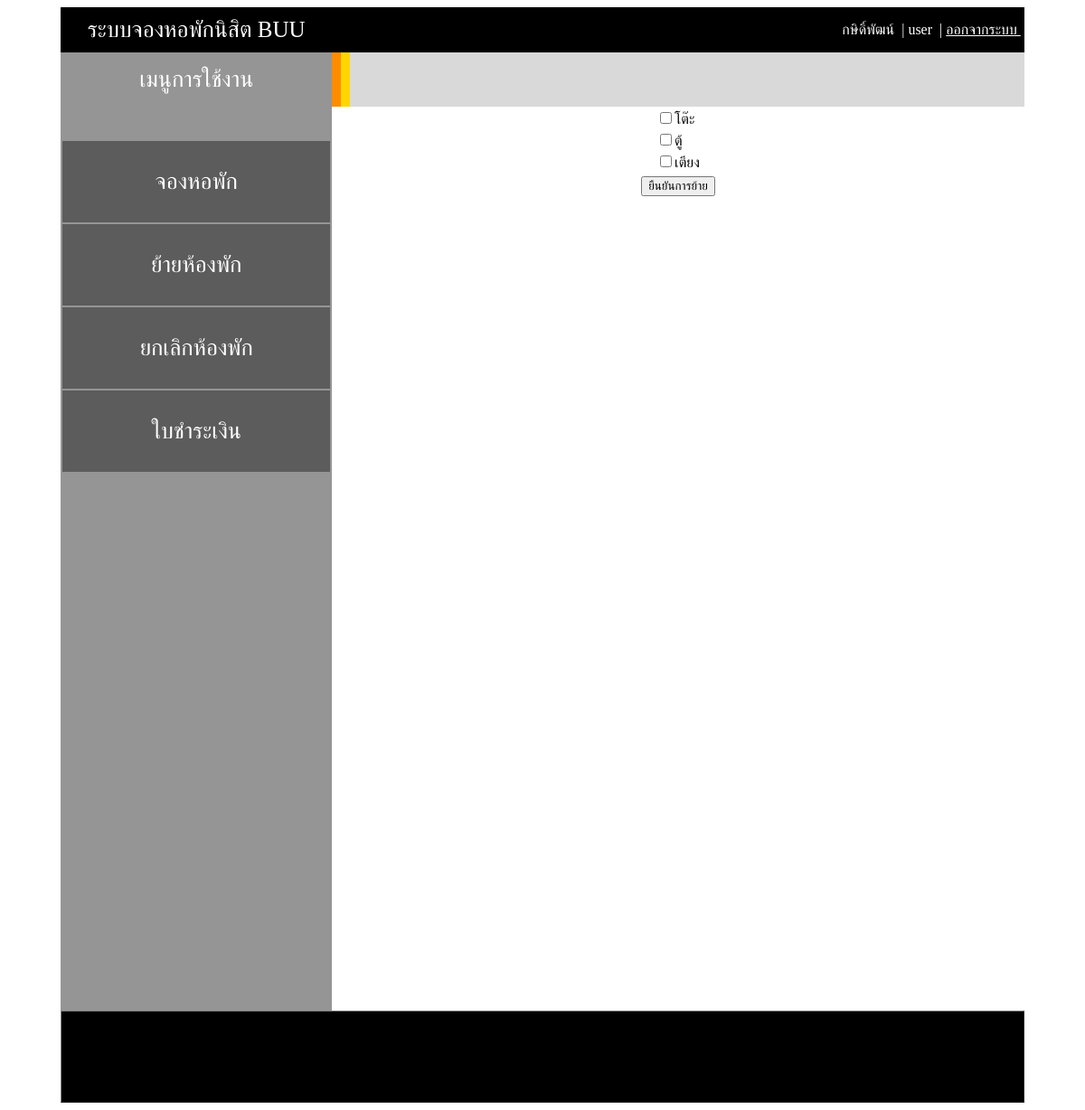
Screenshot of /changein2.php (signed in) with the database file from the repository.
### tables this page shows
CREATE TABLE `option` (
  `id` int(11) NOT NULL,
  `name` varchar(255) NOT NULL,
  `username` varchar(255) NOT NULL
);

### changein2.php (the view, shortened to what this page needs)
<?php
include "header.php" ;
?>
<form action="changeincheck.php" method="post">
<table>
    <?php
    $sql = "SELECT * FROM option";
    $result = $conn->query($sql);
      while($row = $result->fetch_assoc()) {
        $name = $row['name'];
        echo "<tr><td><input type='checkbox' name='option[]' value='$name'>$name</td></tr>";
      }
    ?>
</table>
<table width="90%" class="tc" >
<tr><td><input type="submit" value="ยืนยันการย้าย" class="btn1" name="add"></td></tr>
</table>
</form>
<?php include "footer.php" ; ?>

### header.php (style rules this page uses)
.tc { text-align: center; }

### rows the page displays
option: name "โต๊ะ"
option: name "ตู้"
option: name "เตียง"

### other values shown
$_SESSION['firstname'] "กษิดิ์พัฒน์"
$_SESSION['status'] "user"
